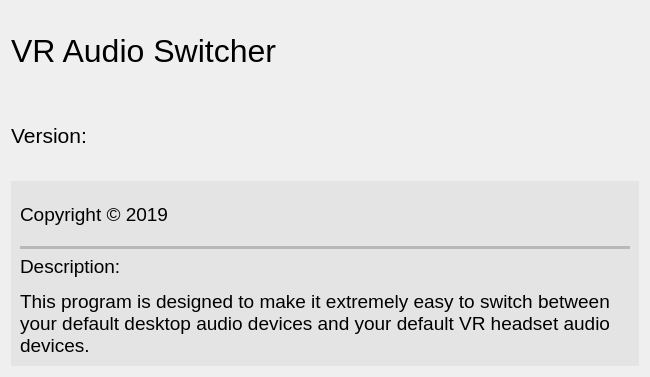
<?xml version="1.0" encoding="UTF-8"?>
<ui version="4.0">
 <class>AboutDialog</class>
 <widget class="QDialog" name="AboutDialog">
  <property name="geometry">
   <rect>
    <x>0</x>
    <y>0</y>
    <width>650</width>
    <height>377</height>
   </rect>
  </property>
  <property name="minimumSize">
   <size>
    <width>650</width>
    <height>350</height>
   </size>
  </property>
  <property name="windowTitle">
   <string>Dialog</string>
  </property>
  <layout class="QGridLayout" name="gridLayout_2" columnstretch="0,0,0">
   <item row="0" column="0">
    <layout class="QVBoxLayout" name="top_vertical_layout" stretch="0,0">
     <item>
      <widget class="QLabel" name="program_title_label">
       <property name="sizePolicy">
        <sizepolicy hsizetype="Preferred" vsizetype="Preferred">
         <horstretch>0</horstretch>
         <verstretch>0</verstretch>
        </sizepolicy>
       </property>
       <property name="font">
        <font>
         <family>Segoe UI</family>
         <pointsize>24</pointsize>
        </font>
       </property>
       <property name="text">
        <string>VR Audio Switcher</string>
       </property>
       <property name="margin">
        <number>10</number>
       </property>
      </widget>
     </item>
     <item>
      <widget class="QLabel" name="version_label">
       <property name="sizePolicy">
        <sizepolicy hsizetype="Preferred" vsizetype="Preferred">
         <horstretch>0</horstretch>
         <verstretch>0</verstretch>
        </sizepolicy>
       </property>
       <property name="font">
        <font>
         <family>Segoe UI</family>
         <pointsize>16</pointsize>
        </font>
       </property>
       <property name="text">
        <string>Version: </string>
       </property>
       <property name="margin">
        <number>10</number>
       </property>
      </widget>
     </item>
    </layout>
   </item>
   <item row="0" column="1" alignment="Qt::AlignTop">
    <widget class="QLabel" name="label_3">
     <property name="sizePolicy">
      <sizepolicy hsizetype="Preferred" vsizetype="Preferred">
       <horstretch>0</horstretch>
       <verstretch>0</verstretch>
      </sizepolicy>
     </property>
     <property name="maximumSize">
      <size>
       <width>150</width>
       <height>150</height>
      </size>
     </property>
     <property name="text">
      <string/>
     </property>
     <property name="pixmap">
      <pixmap resource="resources.qrc">:/icons/Resources/VR_Audio_Switcher_Large.png</pixmap>
     </property>
     <property name="scaledContents">
      <bool>true</bool>
     </property>
    </widget>
   </item>
   <item row="1" column="0" colspan="2">
    <widget class="QWidget" name="bottom_vertical_layout" native="true">
     <property name="autoFillBackground">
      <bool>false</bool>
     </property>
     <property name="styleSheet">
      <string notr="true">background-color: rgb(223, 223, 223);
background-color: rgb(228, 228, 228);</string>
     </property>
     <layout class="QVBoxLayout" name="verticalLayout_3">
      <item>
       <widget class="QLabel" name="copyright_label">
        <property name="minimumSize">
         <size>
          <width>0</width>
          <height>50</height>
         </size>
        </property>
        <property name="font">
         <font>
          <family>Segoe UI</family>
          <pointsize>14</pointsize>
         </font>
        </property>
        <property name="text">
         <string>&lt;html&gt;&lt;head/&gt;&lt;body&gt;&lt;p&gt;Copyright © 2019&lt;/p&gt;&lt;/body&gt;&lt;/html&gt;</string>
        </property>
        <property name="margin">
         <number>10</number>
        </property>
       </widget>
      </item>
      <item>
       <widget class="Line" name="line">
        <property name="font">
         <font>
          <pointsize>20</pointsize>
         </font>
        </property>
        <property name="lineWidth">
         <number>0</number>
        </property>
        <property name="midLineWidth">
         <number>100</number>
        </property>
        <property name="orientation">
         <enum>Qt::Horizontal</enum>
        </property>
       </widget>
      </item>
      <item alignment="Qt::AlignTop">
       <widget class="QLabel" name="description_label">
        <property name="minimumSize">
         <size>
          <width>0</width>
          <height>70</height>
         </size>
        </property>
        <property name="font">
         <font>
          <family>Segoe UI</family>
          <pointsize>14</pointsize>
         </font>
        </property>
        <property name="text">
         <string>&lt;html&gt;&lt;head/&gt;&lt;body&gt;&lt;p&gt;Description:&lt;/p&gt;&lt;p&gt;This program is designed to make it extremely easy to switch between your default desktop audio devices and your default VR headset audio devices.&lt;/p&gt;&lt;/body&gt;&lt;/html&gt;</string>
        </property>
        <property name="wordWrap">
         <bool>true</bool>
        </property>
        <property name="margin">
         <number>10</number>
        </property>
       </widget>
      </item>
     </layout>
    </widget>
   </item>
  </layout>
 </widget>
 <resources>
  <include location="resources.qrc"/>
 </resources>
 <connections/>
</ui>
